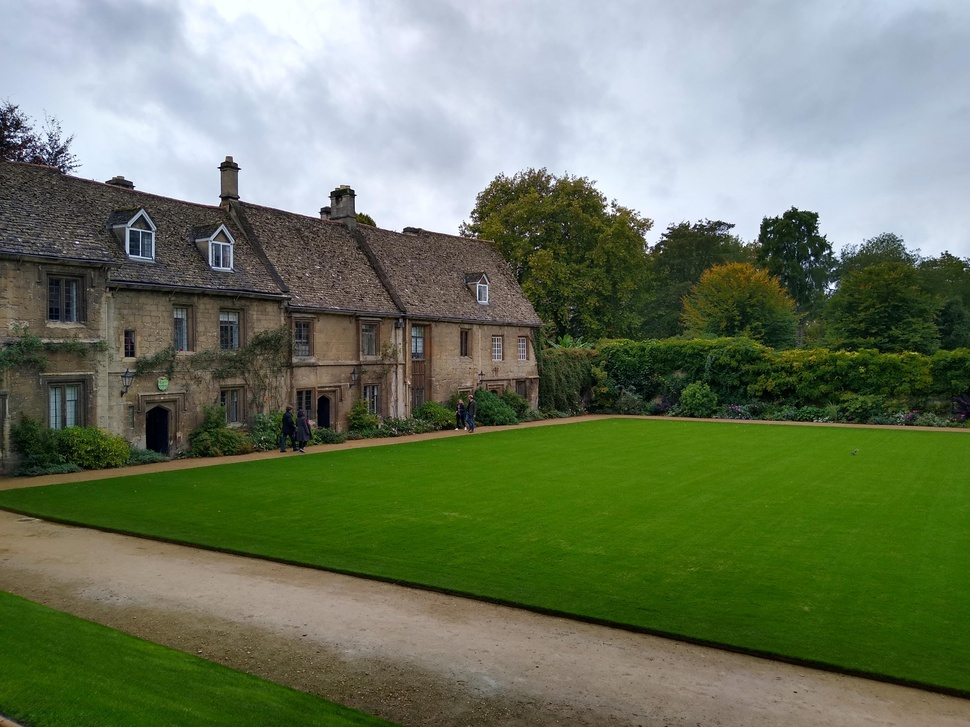
#> input picture test/oxforddorm.jpg, 970 x 727 px, shrunk from 4096 x 3072 before the run
$ python -i canny.py   (imports and definitions only)
#> lines starting #> are read from the running program, lines starting #| are printed output that depends on the picture; after the words box and inside, x2 and y2 are one past the last pixel; in counts of white or black regions, pixels touching at a corner belong together
# canny.py by Jiro Mizuno

# Using matplotlib instead of opencv, because I want to implement the steps by myself
import matplotlib.pyplot as plt
import matplotlib.image as mpimg
import numpy as np
import sys
import math
import os

SIZE = 5
HIGH = 0.2
LOW = 0.2

def canny(imgPath):
#> called with imgPath = 'test/oxforddorm.jpg'
    img = mpimg.imread(imgPath)
#> img is the input picture: shape (727, 970, 3); mean R, G, B 109, 121.3, 95.7
    gray = grayScale(img) # convert to grayscale
    gauss = gaussFilter(gray) # apply a gaussian filter
    grad, dir = gradIntensity(gauss) # apply a sorbel filter and get gradient directions
    nonMax = nonMaxSuppression(grad, dir) # suppress the non maximum gradients
    doubleT = doubleThreshold(nonMax)
    cannied = edgeTrack(doubleT)
    plt.axis("off")
    plt.imshow(cannied, cmap='gray')
    plt.show()

# greyscales an matplotlib image by using ITU-R 601-2 luma transformation
# based on https://stackoverflow.com/questions/12201577/how-can-i-convert-an-rgb-image-into-grayscale-in-python
def grayScale(img):
    return np.dot(img, [0.2989, 0.5870, 0.1140])

# apply a gaussian filter to the image
# implemented with heavy guidance from:
# https://computergraphics.stackexchange.com/questions/39/how-is-gaussian-blur-implemented
def gaussFilter(img):
    # get the gaussian kernel and convolve it with the image
    return convolve(img, kernel(SIZE, math.sqrt(SIZE)))
#> in convolve, `padImg[:fRow//2, :fCol//2] = img[0,0]`: padImg: shape (732, 975) float64; min 0, max 254.7, mean 113.3
#> in convolve, `padImg[:fRow//2, imgCol+fCol//2:] = img[0,imgCol-1]`: padImg: shape (732, 975) float64; min 0, max 254.7, mean 113.3
#> in convolve, `padImg[imgRow+fRow//2:,imgCol+fCol//2:] = img[imgRow-1,imgCol-1]`: padImg: shape (732, 975) float64; min 0, max 254.7, mean 113.3
#> in convolve, `padImg[imgRow+fRow//2:, :fCol//2] = img[imgRow-1,0]`: padImg: shape (732, 975) float64; min 0, max 254.7, mean 113.3
#> after the loop in convolve, `for i in range(imgRow):`: padImg: shape (732, 975) float64; min 0, max 254.7, mean 113.8
#> after the loop in convolve, `for i in range(imgCol):`:
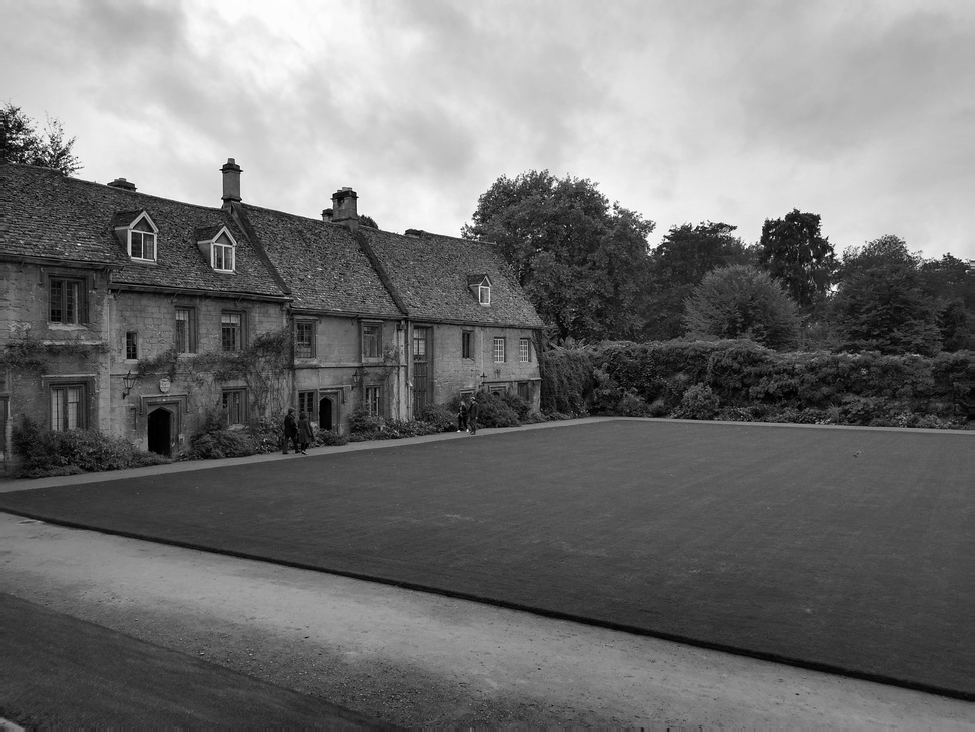
#> padImg: shape (732, 975) float64; min 0, max 254.7, mean 114.7

# utilizes a sobel filter to find grid intensity
# implementation based on https://en.wikipedia.org/wiki/Sobel_operator
def gradIntensity(img):
    # get the x and y kernals
    xKernal = np.array([[-1, 0, 1], [-2, 0, 2], [-1, 0, 1]])
    yKernal = np.array([[1, 2, 1], [0, 0, 0], [-1,-2,-1]])

    # get convolved x and y images
    Gx = convolve(img, xKernal)
#> in convolve (call 2), `padImg[:fRow//2, :fCol//2] = img[0,0]`: padImg: shape (730, 973) float64; min 0, max 138.8, mean 62.4
#> in convolve (call 2), `padImg[:fRow//2, imgCol+fCol//2:] = img[0,imgCol-1]`: padImg: shape (730, 973) float64; min 0, max 138.8, mean 62.4
#> in convolve (call 2), `padImg[imgRow+fRow//2:,imgCol+fCol//2:] = img[imgRow-1,imgCol-1]`: padImg: shape (730, 973) float64; min 0, max 138.8, mean 62.4
#> in convolve (call 2), `padImg[imgRow+fRow//2:, :fCol//2] = img[imgRow-1,0]`: padImg: shape (730, 973) float64; min 0, max 138.8, mean 62.4
#> after the loop in convolve (call 2), `for i in range(imgRow):`:
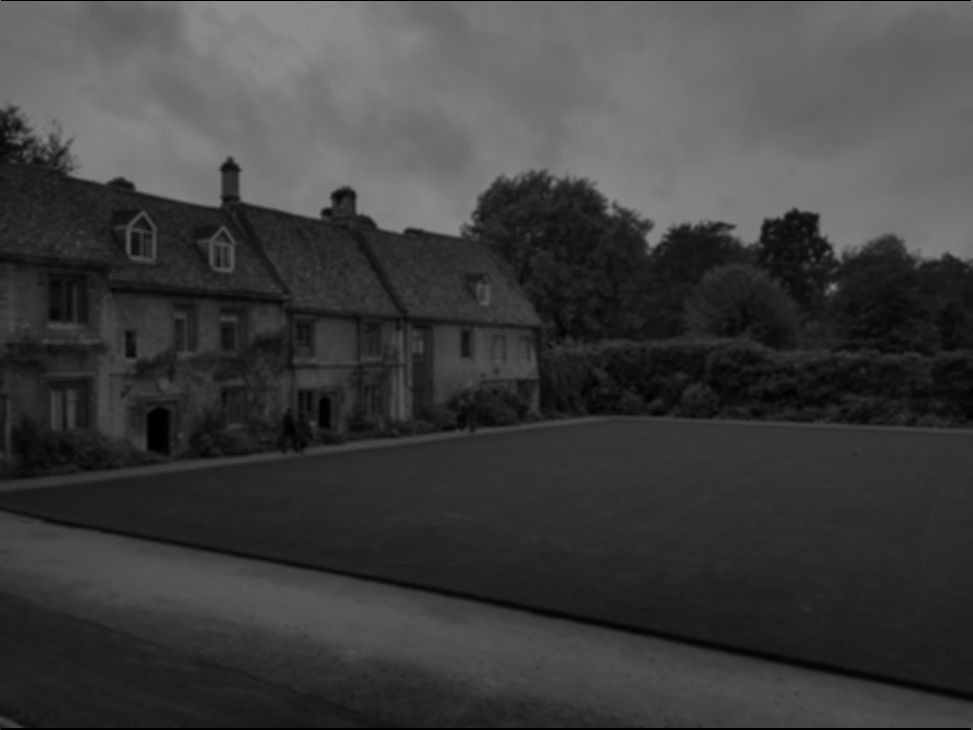
#> padImg: shape (730, 973) float64; min 0, max 138.8, mean 62.6
#> after the loop in convolve (call 2), `for i in range(imgCol):`:
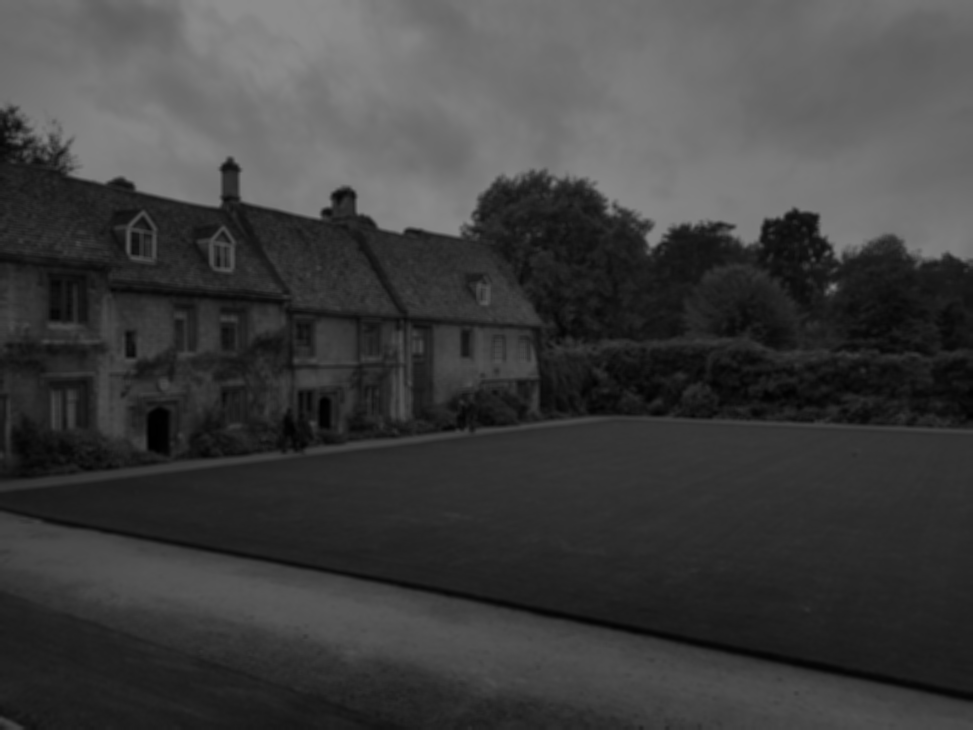
#> padImg: shape (730, 973) float64; 0.41% of pixels changed, all inside (x1, y1, x2, y2) = (1, 0, 971, 730)
    Gy = convolve(img, yKernal)
#> after the loop in convolve (call 3), `for i in range(imgRow):`:
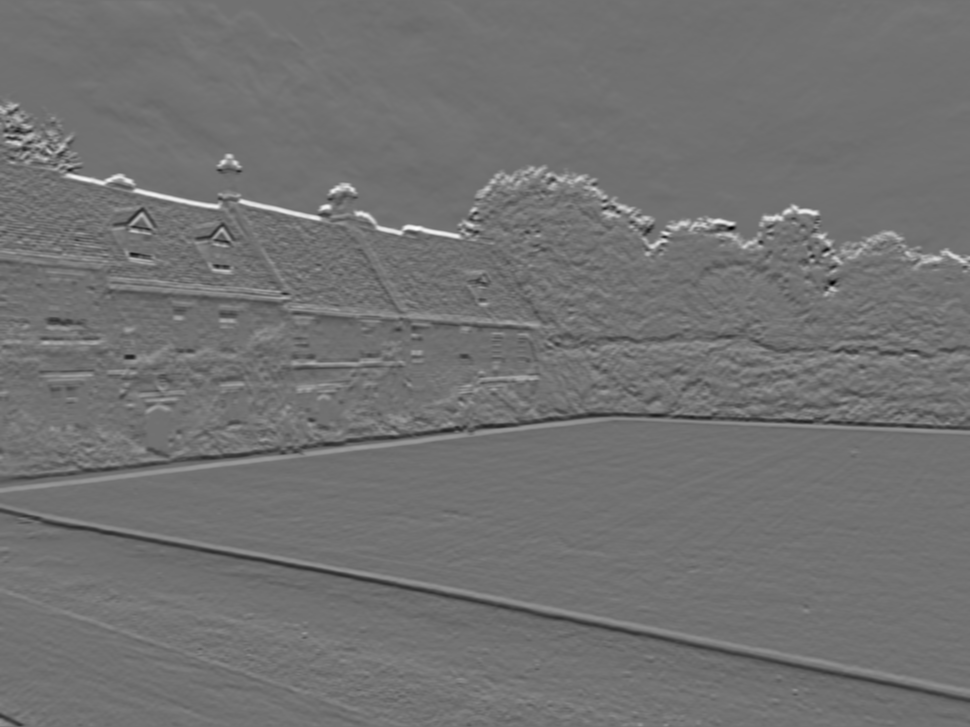
#> result: shape (727, 970) float64; min -164.2, max 204.6, mean 0.8; drawn with min black and max white

    # get the hypotenuse to find the intensity of the gradient
    G = np.hypot(Gx,Gy)

    # readjust pixel levels to the 0-255 scale for visibility
    G = G/np.max(G) * 255

    # get the arctan to find the direction of the gradient
    theta = np.arctan2(Gy,Gx)
    return G, theta

# suppresses all non maximum gradients
def nonMaxSuppression(img, dir):
    imgRow, imgCol = img.shape
#> imgRow = 727; imgCol = 970
    result = np.zeros(img.shape)

    for i in range(imgRow):
        for j in range(imgCol):
            # figure out the closest axis and set the directional neighbors

            # West-East
            if (-math.pi/8 < dir[i,j] <= math.pi/8) or (7*math.pi/8 < dir[i,j]) or (dir[i,j] <= -7*math.pi/8):
                l = img[i, max(0, j-1)]
                r = img[i, min(imgCol-1, j+1)]

            # Northwest-Southeast
            elif (math.pi/8 < dir[i,j] <= 3*math.pi/8) or (-7*math.pi/8 < dir[i,j] <= -5*math.pi/8):
                l = img[max(0, i-1), max(0, j-1)]
                r = img[min(imgRow-1, i+1), min(imgCol-1, j+1)]

            # North-South
            elif (3*math.pi/8 < dir[i,j] <= 5*math.pi/8) or (-5*math.pi/8 < dir[i,j] <= -3*math.pi/8):
                l = img[max(0, i-1), j]
                r = img[min(imgRow-1, i+1), j]

            # Southwest - Northeast
            else:
                l = img[min(imgRow-1, i+1), max(0, j-1)]
                r = img[max(0, i-1), min(imgCol-1, j+1)]

            # if the current pixel is greater than its directional neighbors, keep it
            # otherwise, zero it out
            if l <= img[i,j] and r <= img[i,j]:
                result[i,j] = img[i,j]
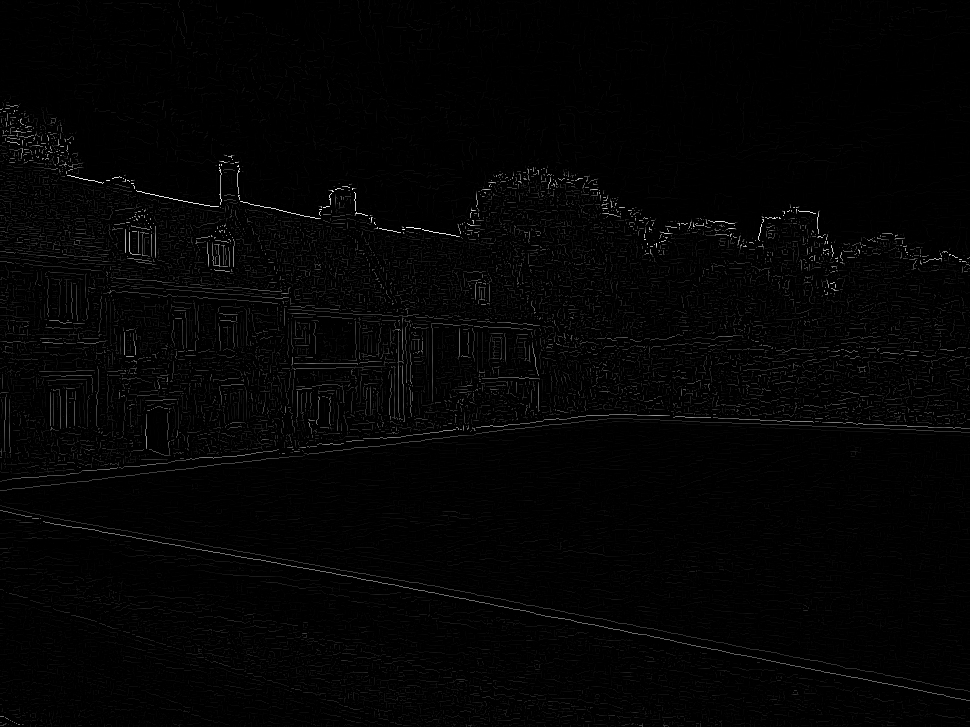
#> result: shape (727, 970) float64; min 0, max 255, mean 3.8

    return result

# separate non-revelant and relevant pixels and then separate the relevant to strong and weak
# implemented with guidance from http://justin-liang.com/tutorials/canny/#double-thresholding
def doubleThreshold(img, low = LOW, high = HIGH):
    # set the high and low thresholds
#> called with low = 0.2, high = 0.2
    highT = np.max(img) * high
#> highT = 51
    lowT = highT * low
#> lowT = 10.2

    imgRow, imgCol = img.shape
#> imgRow = 727; imgCol = 970

    # change non-revelant to black, weak to grey, strong to white
    for i in range(imgRow):
        for j in range(imgCol):
            if img[i,j] < lowT:
                img[i,j] = 0
            elif img[i,j] < highT:
                img[i,j] = 60
            else:
                img[i,j] = 255
#> img: shape (727, 970) float64

    return img

# change all weak pixels that are next to strong pixels to strong and discard the rest
# implemented with help from https://en.wikipedia.org/wiki/Canny_edge_detector
def edgeTrack(img):
    imgRow, imgCol = img.shape
#> imgRow = 727; imgCol = 970

    for i in range(imgRow):
        for j in range(imgCol):
            if img[i,j] == 60:
                if ((img[i, max(0, j-1)] == 255) or (img[i, min(imgCol-1, j+1)] == 255)
                or (img[max(0, i-1), max(0, j-1)] == 255) or (img[min(imgRow-1, i+1), min(imgCol-1, j+1)] == 255)
                or (img[max(0, i-1), j] == 255) or (img[min(imgRow-1, i+1), j] == 255)
                or (img[min(imgRow-1, i+1), max(0, j-1)] == 255) or (img[max(0, i-1), min(imgCol-1, j+1)] == 255)):
                    img[i,j] = 255
                else:
                    img[i,j] = 0
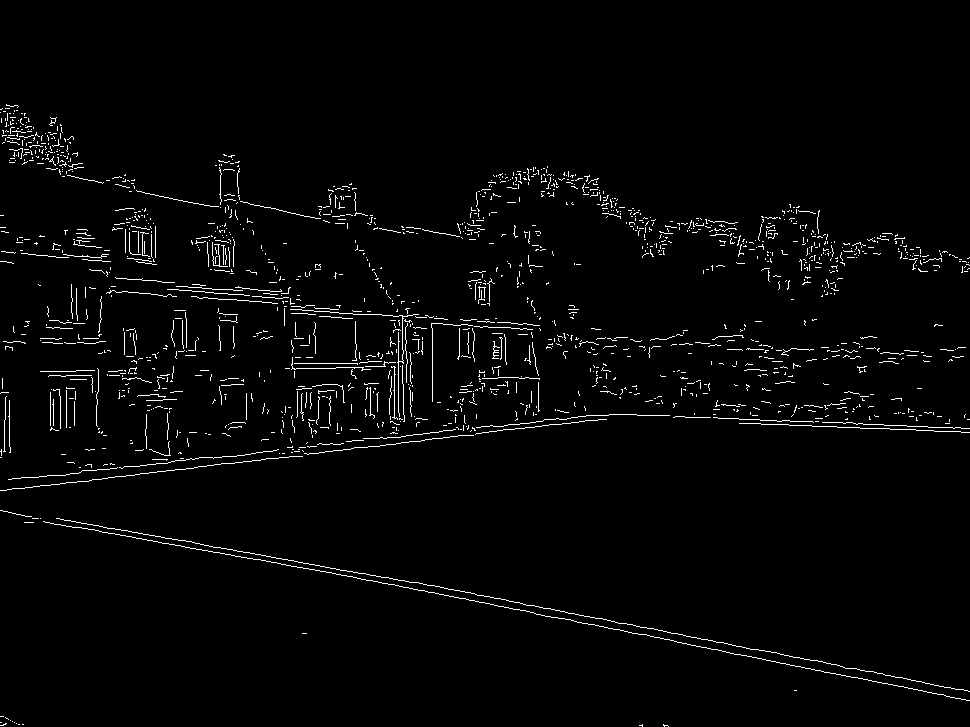
#> img: shape (727, 970) float64; 2.3% white in thin lines or dots, all inside (x1, y1, x2, y2) = (0, 104, 970, 727)
    return img

def convolve(img, filterArray):
    # get the dimensions of the image and the kernel
    imgRow, imgCol = img.shape
    fRow, fCol = filterArray.shape

    # create a padded image with a zero-d border for calculating convolution later more easily
    padImg = np.zeros((imgRow+fRow, imgCol+fCol))
    padImg[fRow//2:imgRow+fRow//2, fCol//2:imgCol+fCol//2] = img

    # color in the padding pixels with the "generally closest" pixel colors so
    # the borders don't get darkened when convolving at the edge
    padImg[:fRow//2, :fCol//2] = img[0,0]
    padImg[:fRow//2, imgCol+fCol//2:] = img[0,imgCol-1]
    padImg[imgRow+fRow//2:,imgCol+fCol//2:] = img[imgRow-1,imgCol-1]
    padImg[imgRow+fRow//2:, :fCol//2] = img[imgRow-1,0]

    for i in range(imgRow):
        padImg[fRow//2 + i, :fCol//2] = img[i,0]
        padImg[fRow//2 + i, imgCol+fCol//2:] = img[i, imgCol-1]
    for i in range(imgCol):
        padImg[:fRow//2, i + fCol//2] = img[0, i]
        padImg[imgRow+fRow//2:, i + fCol//2] = img[imgRow-1, i]

    # initialize the result img
    result = np.zeros((imgRow, imgCol))

    # gaussian filter each pixel based on its surroundings
    for i in range(imgRow):
        for j in range(imgCol):
            result[i,j] = np.sum(filterArray * padImg[i:i+fRow, j:j+fCol])

    return result

# creates a gaussian kernel for later use in filtering
def kernel(size, sd):
    k1 = np.zeros(size)
    center = size // 2
    for i in range(size):
        k1[i] = gauss(sd, i-center)

    k2 = np.outer(k1,k1)
    return k2

# calculates the gaussian distribution for both 1d and 2d
def gauss(sd, x, y = 0):
    return 1/math.sqrt(2*math.pi*sd**2) * math.exp(-(x**2 + y**2)/(2*sd**2))

# requires 1 path to the image
# [7 lines not run here, left out]

>>> result = canny('test/oxforddorm.jpg')
